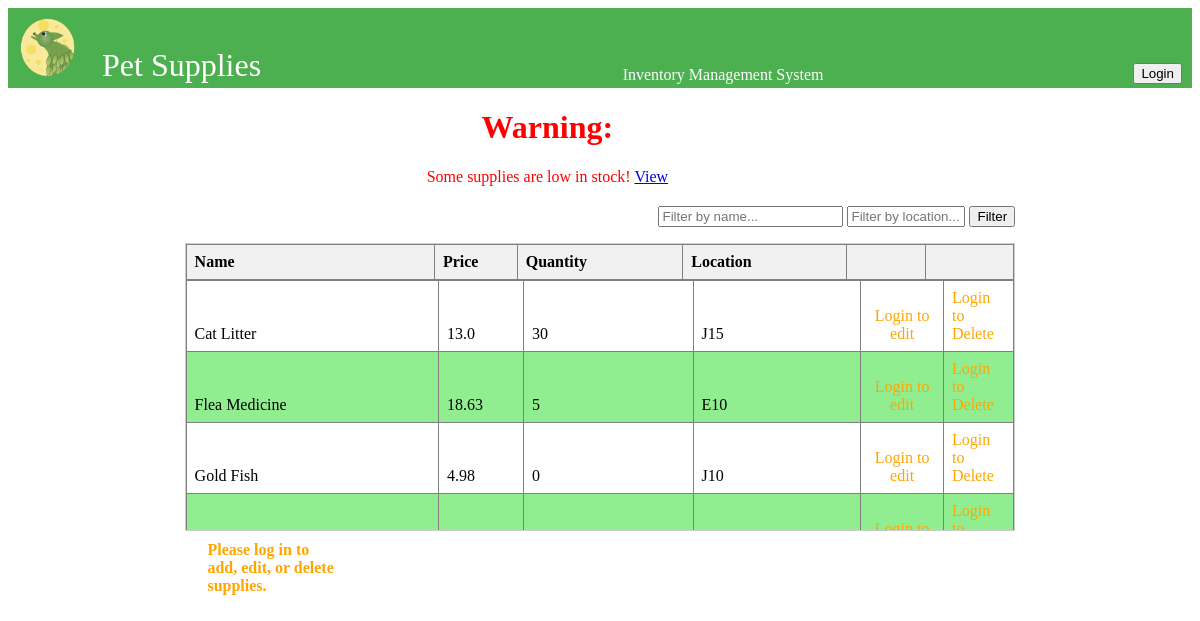
The page / on the database its author committed.
### inventory/models.py (models this page shows, shortened)
class Supply(models.Model):
    name = models.CharField(max_length=255, primary_key=True)
    price = models.FloatField()
    quantity = models.IntegerField()
    location = models.CharField(max_length=255)
    reorder_point = models.PositiveIntegerField(default=5)

### inventory/views.py (the view, shortened to what this page needs)
# urls.py: path('', views.index, name='index'),  # Main page
def index(request):
    location_query = request.GET.get('location', '')
    name_query = request.GET.get('name', '')
    supplies = Supply.objects.all()
    if location_query:
        supplies = supplies.filter(location__icontains=location_query)
    if name_query:
        supplies = supplies.filter(name__icontains=name_query)
    low_stock_items = Supply.objects.filter(quantity__lte=models.F('reorder_point'))
    context = {
        'supplies': supplies,
        'low_stock_items': low_stock_items,
        'location_query': location_query,
        'name_query': name_query,
    }
    return render(request, 'inventory/index.html', context)

### inventory/templates/inventory/index.html (shortened to what this page needs)
{% load static %}
<!DOCTYPE html>
<html lang="en">
<head>
    <link rel="stylesheet" href="{% static 'css/styles.css' %}">
</head>
<body>
    <div class="header-container">
        <table class = "nav_tab">
            <tr>
                <td>
    <img src="{% static 'icons/TLeafLogo2sm.png' %}" alt="T Leaf Logo">
</td>
 <td class = "pet">
    <div class = "head">
        Pet Supplies
        </div>
    </td>
<td class = "warn2">
    <center>
 Inventory Management System
</center>
</td>
<td class = "login">
    <a href="{% url 'login' %}"><button type="button">Login</button></a>
</td>
</tr>
</table>
</div>
{% if low_stock_items %}
    <div class = 'warning' style="color: red;">
        <center>
        <strong><h1>Warning:</h1></strong> Some supplies are low in stock!
        <a href="{% url 'low_stock_supplies' %}">View</a>
    </div>
    <center>
{% else %}
    <div style="color: rgb(0, 0, 0);">
        <center>
        All supplies are adequately stocked.
    </center>
    </div>
{% endif %}
    <div class = "filter">
    <form method="get" style="margin-bottom: 1rem;" >
        <input type="text" name="name" placeholder="Filter by name..." value="{{ name_query }}">
        <input type="text" name="location" placeholder="Filter by location..." value="{{ location_query }}"  style="width: 110px;" >
        <button type="submit">Filter</button>
    </form>
</div>
<div class="table-container">
    <div class="table-header">
        <table border="1" class="data_tab">
            <thead>
                <tr>
                    <th class="name_head">Name</th>
                    <th class="Price_head">Price</th>
                    <th class="Quan_head">Quantity</th>
                    <th class="loc_head">Location</th>
                    <th class="edit_head"></th>
                    <th></th>
                </tr>
            </thead>
        </table>
    </div>
    <div class="table-body">
        <table border="1" class="data_tab">
            <tbody>
                {% for supply in supplies %}
                <tr>
                    <td class="name_row">{{ supply.name }}</td>
                    <td class="Price_row">{{ supply.price }}</td>
                    <td class="Quan_row">{{ supply.quantity }}</td>
                    <td class="loc_row">{{ supply.location }}</td>
                    <td class='edit_button'>
                        <center>
                        {% if user.is_authenticated %}
                            <a href="{% url 'edit_supply' supply.name %}"><button type="button">Edit</button></a>
                        {% else %}
                            <span style="color: orange;">Login to edit</span>
                        {% endif %}
                        </center>
                    </td>
                    <td class='Del_button'>
                        <form action="{% url 'delete_supply' supply.name %}" method="post" style="display:inline;" onsubmit="return confirmDelete();">
                            {% if user.is_authenticated %}
                                <button type="submit">Delete</button>
                            {% else %}
                                <span style="color: orange;">Login to Delete</span>
                            {% endif %}
                        </form>
                    </td>
                </tr>
                {% empty %}
                <tr>
                    <td colspan="5">No supplies available.</td>
                </tr>
                {% endfor %}
            </tbody>
        </table>
    </div>
</div>
<table class = "bottom_nav">
    <tr>
        <td>
{% if user.is_authenticated %}
<a href="{% url 'add_supply' %}">
    <button type="button">Add</button>
</a>
{% else %}
<div style="color: orange;">
    <strong>Please log in to add, edit, or delete supplies.</strong>
</div>
{% endif %}
</td>
<td class = "blank"></td>
<td>
</td>
</tr>
</table>
</body>
</html>

### inventory/static/css/styles.css (style rules this page uses)
.header-container { background-color: #4CAF50; align-items: center; height: 80px; color: white; text-align: center; }
.header-container img { width: 60px; height: auto; margin-right: 1px; }
.nav_tab { width: 100%; height: 50px; }
.nav_tab th, td, p { vertical-align: bottom; }
.pet { font-size: 2em; vertical-align: bottom; width: 20%; }
.bottom_nav { width: 70%; margin-left: 2%; }
.blank { width: 80%; }
.warn2 { width:70%; }
.warning { width: 250px; margin: 20px; }
.edit_button { width:10%; }
.head { margin-right: auto; margin-left: 5px; vertical-align: top; }
.table-container { max-height: 300px; overflow-y: auto; width: 70%; border: 1px solid #ccc; }
.table-header { background-color: #f1f1f1; position: sticky; top: 0; z-index: 10; }
.table-body { max-height: 250px; overflow-y: auto; }
.data_tab { border-collapse: collapse; width: 100%; margin-right: auto; margin-left: auto; }
.data_tab th, td { text-align: left; padding: 8px; }
.data_tab tr:nth-child(even) { background-color: Lightgreen; }
.filter { margin-left: 40%; }
.warning { margin-left:35%; }
.name_head { width: 30%; }
.name_row { width: 30.5%; }
.Price_head { width: 10%; }
.Price_row { width: 10.25%; }
.Quan_head { width:20%; }
.Quan_row { width:20.5%; }
.loc_row { width:20.25%; }
.loc_head { width:19.75%; }
.edit_head { width:9.53%; }

### rows shown on the page
Supply: name "Cat Litter", price "13.0", quantity "30", location "J15"
Supply: name "Flea Medicine", price "18.63", quantity "5", location "E10"
Supply: name "Gold Fish", price "4.98", quantity "0", location "J10"
